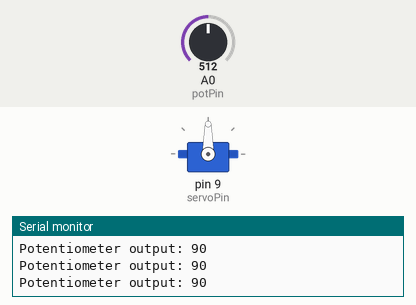
Recording of a sketch running on a simulated Arduino Uno, built with avr-gcc and run on an emulated ATmega328P. Shown: servo, the last lines printed to the serial monitor. The test bench sets the inputs (shaded band); at power-on: A0 (potPin) = 512.

Above: at 1.2 s.
1.3 s: A0 (potPin) set to 62
At 2.2 s:
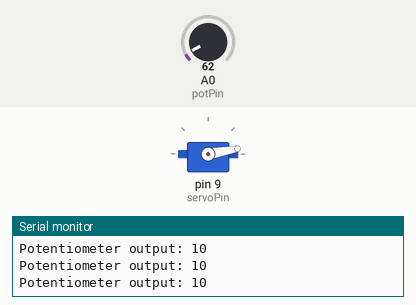
2.8 s: A0 (potPin) set to 51
At 3.8 s:
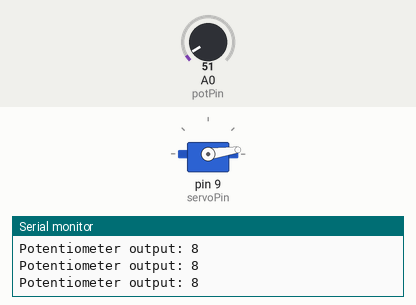
5.8 s: A0 (potPin) set to 122
At 7.0 s:
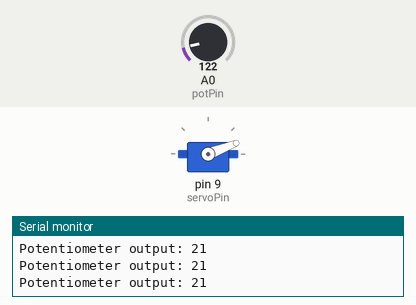
7.3 s: A0 (potPin) set to 306
At 8.5 s:
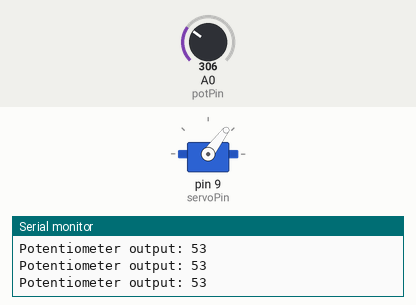
8.8 s: A0 (potPin) set to 716
At 9.3 s:
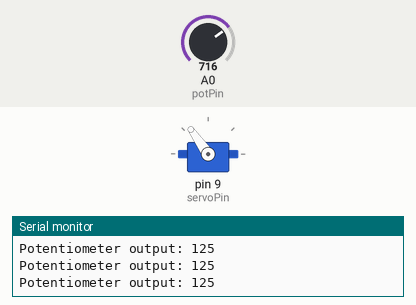
10.3 s: A0 (potPin) set to 900
At 11.1 s:
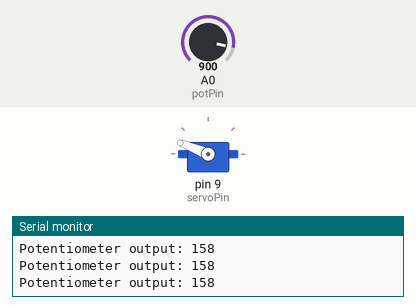
Timing chart, 0 to 12.8 s (numbered marks = the images above; inputs shaded):
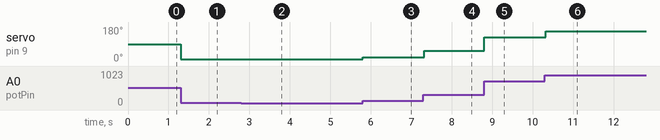

Measured:
- after the input at 1.3 s, servo on pin 9 (servoPin): 90° → 10° at once
- after the input at 2.8 s, servo on pin 9 (servoPin): 10° → 8° at once
- after the input at 5.8 s, servo on pin 9 (servoPin): 8° → 21° at once
- after the input at 7.3 s, servo on pin 9 (servoPin): 21° → 53° at once
- after the input at 8.8 s, servo on pin 9 (servoPin): 53° → 125° at once
- after the input at 10.3 s, servo on pin 9 (servoPin): 125° → 158° at once

The sketch:

Lab3-2.ino
```cpp
#include <Servo.h>

int potPin = A0;
int servoPin = 9;

Servo myservo;

void setup()
{
  Serial.begin(9600);
  myservo.attach(servoPin);
}

void loop()
{
  int val = analogRead(potPin);
  val = map(val, 0, 1023, 0, 180);
  myservo.write(val);
  Serial.print("Potentiometer output: ");
  Serial.println(val);
  delay(15);
}
```
